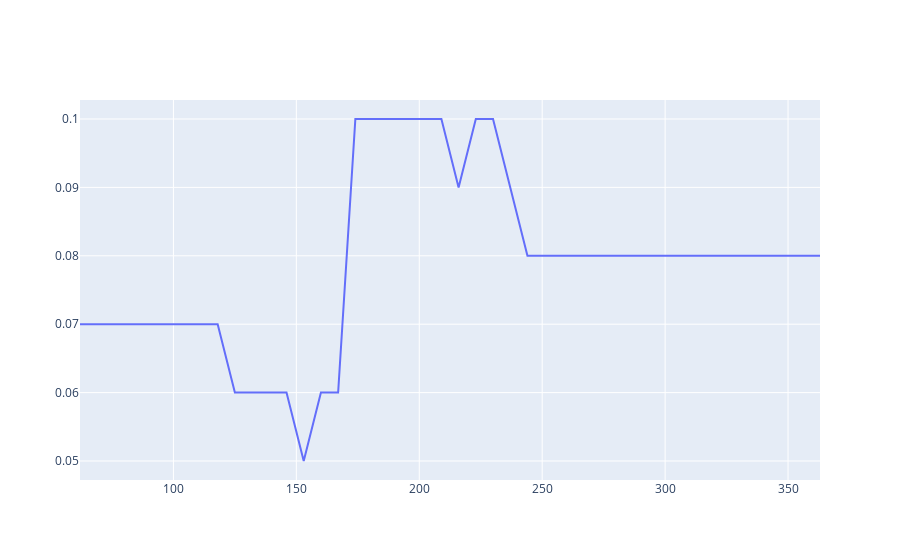

The code cell stored with this chart in its notebook:
### Code cell
# display yearly trend with plotly

trace0 = go.Scatter(x=rates[rates['year']==2021]['dayofyear'], y=rates[rates['year']==2021]['rate'],
                    mode='lines', name='2021')
trace1 = go.Scatter(x=rates[rates['year']==2020]['dayofyear'], y=rates[rates['year']==2020]['rate'],
                    mode='lines',  name='2020')

fig = go.Figure([trace0, trace1])
fig.show()

### Figure 1 — Plotly figure (JSON) as saved in the notebook; plotly's stock layout.template omitted (floating-point values rounded to 4 significant figures)
{"data": [{"mode": "lines", "name": "2021", "type": "scatter", "x": [62, 69, 76, 83, 90, 97, 104, 111, 118, 125, 132, 139, 146, 153, 160, 167, 174, 181, 188, 195, 202, 209, 216, 223, 230, 237, 244, 251, 258, 265, 272, 279, 286, 293, 300, 307, 314, 321, 328, 335, 342, 349, 356, 363], "y": [0.07, 0.07, 0.07, 0.07, 0.07, 0.07, 0.07, 0.07, 0.07, 0.06, 0.06, 0.06, 0.06, 0.05, 0.06, 0.06, 0.1, 0.1, 0.1, 0.1, 0.1, 0.1, 0.09, 0.1, 0.1, 0.09, 0.08, 0.08, 0.08, 0.08, 0.08, 0.08, 0.08, 0.08, 0.08, 0.08, 0.08, 0.08, 0.08, 0.08, 0.08, 0.08, 0.08, 0.08]}, {"mode": "lines", "name": "2020", "type": "scatter", "x": [], "y": []}], "layout": {}}
